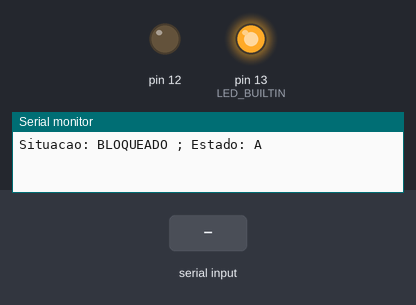
Recording of a sketch running on a simulated Arduino Uno, built with avr-gcc and run on an emulated ATmega328P. Parts: output pins drawn as LEDs (lit = HIGH), the last lines printed to the serial monitor. Inputs (shaded band) come from the test bench.

Above: at 1.2 s.
1.3 s: "4" received over Serial
4.3 s: "9" received over Serial
7.3 s: "1" received over Serial
At 8.6 s:
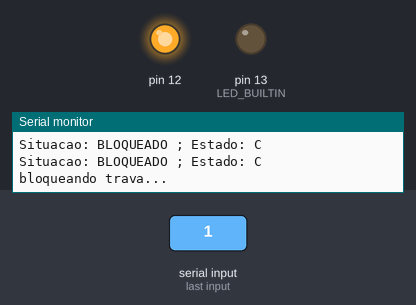
Timing chart, 0 to 14.5 s (numbered marks = the images above; inputs shaded):
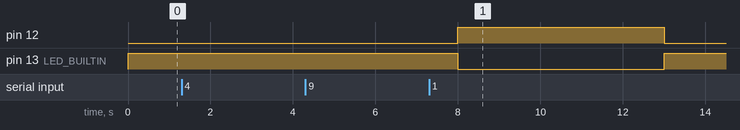

The sketch:

Trava_Eletr_nica.ino
```cpp
// Variáveis
volatile char estado = 'A';
String situacao = "BLOQUEADO";
volatile char input = '!';

void setup()
{
  pinMode(LED_BUILTIN, OUTPUT);
  Serial.begin(9600); // Iniciar a comunicação serial
  pinMode(13, OUTPUT);
  pinMode(12, OUTPUT);
  digitalWrite(13, HIGH);
  digitalWrite(12, LOW);
}

void loop()
{
  // ler o input
  input = Serial.read();
  if(input != -1){
    if(estado == 'A' && input == '4'){ // input == primeiro dígito da senha
      estado = 'B';
    }
    else if(estado == 'B' && input == '9'){ // input == segundo dígito da senha
      estado = 'C';
    }
    else if(estado == 'C' && input == '1'){// input == terceiro dígito da senha
      estado = 'A';
      situacao = "DESBLOQUEADO";
      digitalWrite(12, HIGH);
      digitalWrite(13, LOW);
      Serial.println("bloqueando trava...");
      delay(5000);
      digitalWrite(13, HIGH);
  	  digitalWrite(12, LOW);
      Serial.println("trava bloqueada...");
      Serial.println();
      situacao = "BLOQUEADO";
    }
    else{ // erro
      estado = 'A';
      situacao = "BLOQUEADO";
      digitalWrite(13, HIGH);
  	  digitalWrite(12, LOW);
    }
  }
  else{ // nao foi lido nada pelo input
    //Serial.println("nao foi lido nada!");
  }

  delay(1000);

  Serial.print("Situacao: ");
  Serial.print(situacao);
  Serial.print(" ; Estado: ");
  Serial.println(estado);
  Serial.println();
}
```

Measured:
- after the input at 7.3 s, pin 12: LOW → HIGH after 0.70 s, → LOW 5.0 s later; pin 13 (LED_BUILTIN): HIGH → LOW after 0.70 s, → HIGH 5.0 s later
